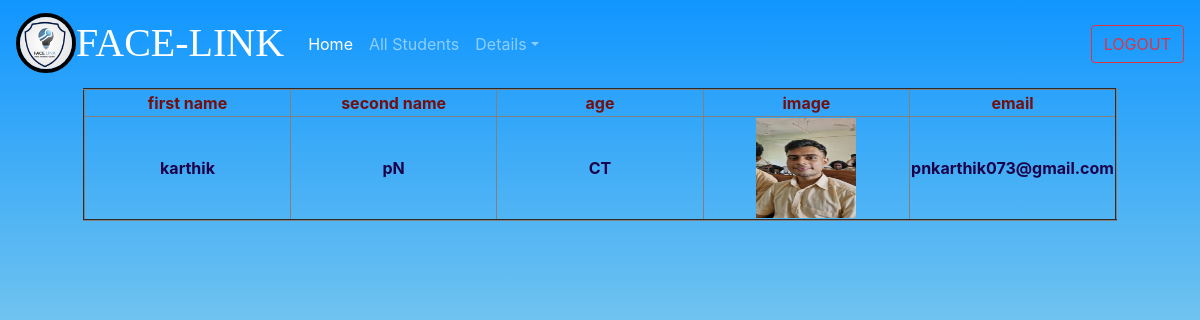
Screenshot of /profile4 (signed in) with the database file from the repository.
### facelink/models.py (models this page shows)
class signup_page(models.Model):
    userr=models.ForeignKey(User,on_delete=models.CASCADE)
    f_name=models.CharField(max_length=25,null=True)
    l_name=models.CharField(max_length=15,null=True)
    user_name=models.CharField(max_length=15,null=True)
    department=models.CharField(max_length=18,null=True)
    image=models.ImageField(upload_to='profile_pic/')
    email=models.EmailField(null=True)
    password=models.CharField(max_length=15,null=True)

### facelink/views.py (the view)
# urls.py: path('profile<str:pk>', views.show, name="profile"),
@login_required
def show(request,pk):
    b=signup_page.objects.get(id=pk)
    f={'key':b}
    return render(request,"view.html",f)

### facelink/templates/view.html (shortened to what this page needs)
{% load static %}
<!DOCTYPE html>
<html lang="en">
<head>
    <link rel="stylesheet" href="{% static 'login.css' %}">
    <link rel="stylesheet" href="https://cdn.jsdelivr.net/npm/bootstrap@4.6.2/dist/css/bootstrap.min.css">
</head>
<body>
    <div id="full">
    <nav class="navbar navbar-expand-sm navbar-dark">
        <a class="navbar-brand" href="#"><div class="hello">
            <div class="mono"><img src="logos/main.png" alt="facelink" style="height: 60px;width: 60px;border-radius: 50%;border:4px solid black;"></div>
            <div class="sono"><h1 style="font-family:cursive;margin-top: 6px;">FACE-LINK</h1></div>
            </div></a>
        <div class="collapse navbar-collapse" id="collapsibleNavId">
            <ul class="navbar-nav mr-auto mt-2 mt-lg-0">
                <li class="nav-item active">
                    <a class="nav-link" href="main">Home <span class="sr-only">(current)</span></a>
                </li>
                <li class="nav-item">
                    <a class="nav-link" href="showall">All Students</a>
                </li>
                <li class="nav-item dropdown">
                    <a class="nav-link dropdown-toggle" href="#" id="dropdownId" data-toggle="dropdown" aria-haspopup="true" aria-expanded="false">Details</a>
                </li>
            </ul>
                <a href="{% url 'exit' %}"><button class="btn btn-outline-danger my-2 my-sm-0" type="submit" >LOGOUT</button></a>
        </div>
    </nav>
    </div>
    <form action="" method="post">
        <center>
    <table border="2">
        <tr>
            <th>first name</th>
            <th>second name</th>
            <th>age</th>
            <th>image</th>
            <th>email</th>
        </tr>
        <tr>
            <td>{{key.f_name}}</td>
            <td>{{key.l_name}}</td>
            <td>{{key.department}}</td>
            <td><img src="{{key.image.url}}" alt="image" height="100px" width="100px"></td>
            <td>{{key.email}}</td>
        </tr>
    </table>
    </center>
    </form>
</body>
</html>

### facelink/static/login.css (style rules this page uses)
html { height: 100%; }
body { margin:0; padding:0; font-family: sans-serif; background:linear-gradient(to bottom, #1096ff, skyblue, lightgreen); background-repeat:no-repeat; background-size:auto; }

### facelink/templates/view.html (style rules this page uses)
a,a:hover { text-align: center; text-decoration: none; color:rgb(42, 4, 146); size: 10cm; }
.mono { flex:1; }
.sono { flex:14; margin-top: 0; }
.hello { display:flex; flex-wrap: wrap; }
table { color:rgb(27, 3, 73); font-weight: bolder; }
th { color: rgb(116, 15, 15); width:20%; text-align: center; }
button { background: violet; color: rgb(32, 221, 15); border: none; font-size: 18px; }
td { text-align: center; }

### rows the page displays
signup_page: f_name "karthik", l_name "pN", department "CT", image (picture), email "pnkarthik073@gmail.com"
